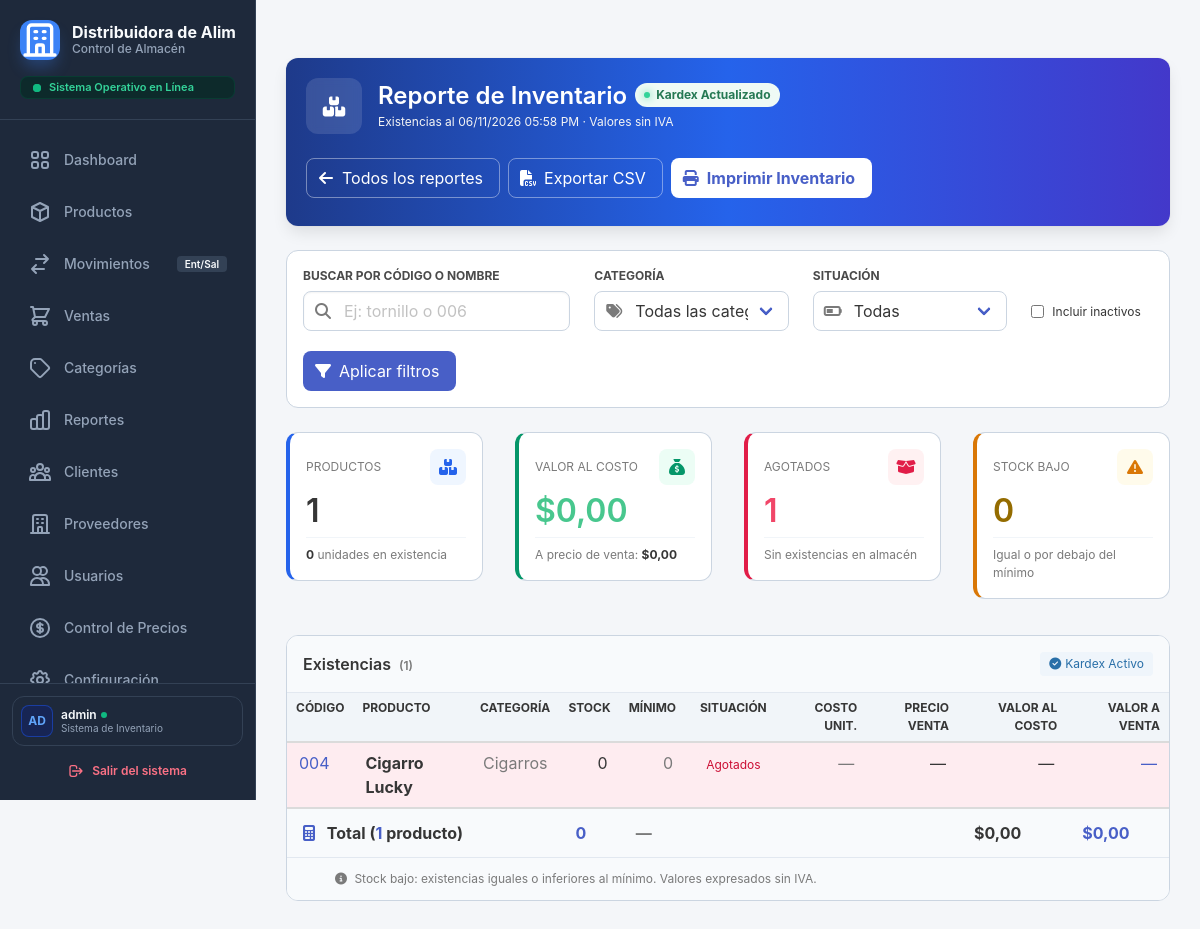
Before: /index.php?controller=reporte&action=inventario (signed in) with the older database file.
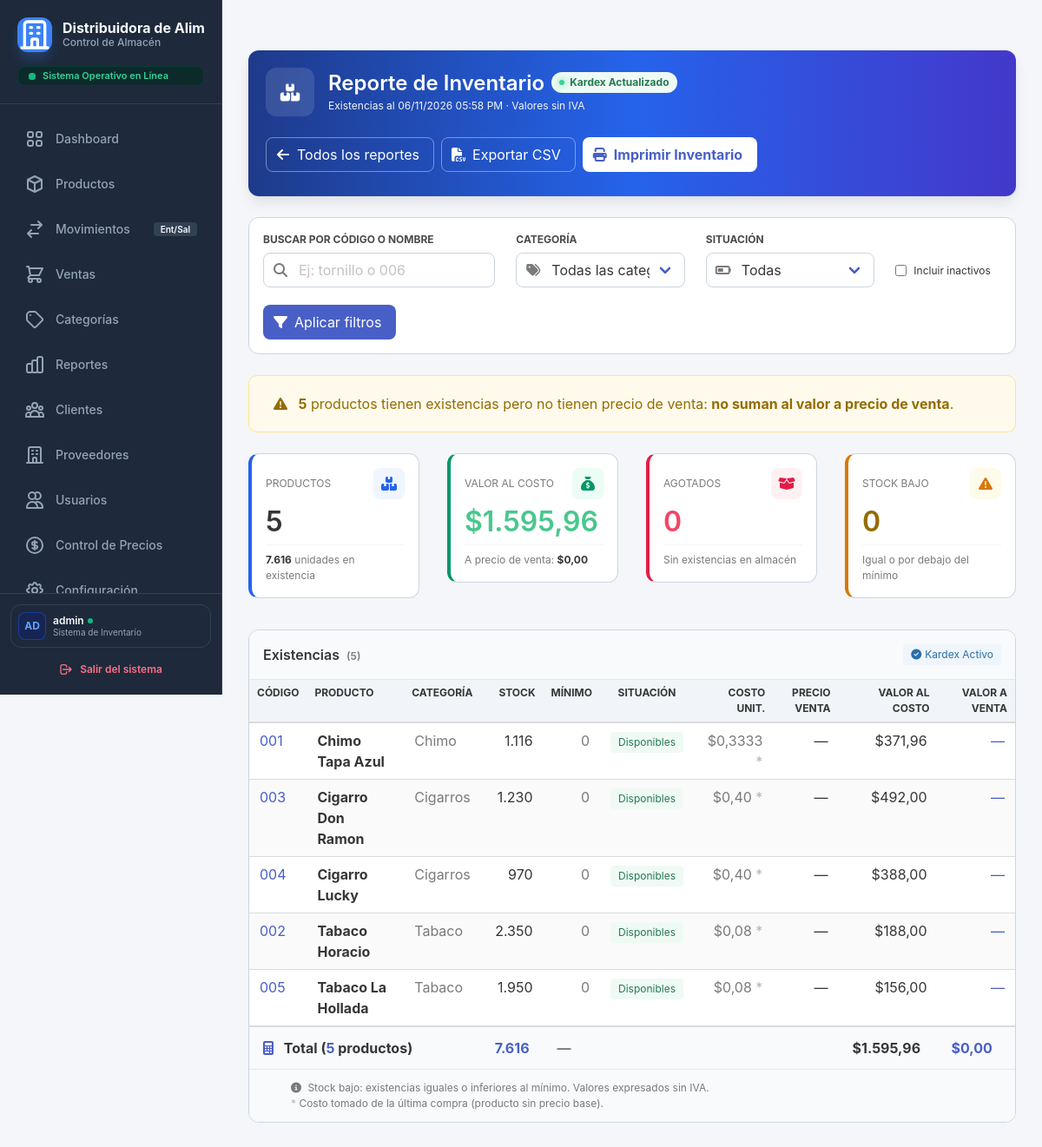
After: the same page with the newer database file.
### tables this page shows
CREATE TABLE `productos` (
  `id_producto` int(11) NOT NULL AUTO_INCREMENT,
  `codigo` varchar(50) NOT NULL,
  `nombre` varchar(150) NOT NULL,
  `id_categoria` int(11) NOT NULL,
  `precio_compra` decimal(10,2) NOT NULL,
  `precio_venta` decimal(10,2) NOT NULL DEFAULT 0.00,
  `aplica_iva` tinyint(1) DEFAULT 1,
  `stock_actual` int(11) DEFAULT 0,
  `stock_minimo` int(11) DEFAULT 5,
  `estado` tinyint(1) DEFAULT 1,
  `create_at` timestamp NOT NULL DEFAULT current_timestamp(),
  PRIMARY KEY (`id_producto`),
  UNIQUE KEY `codigo` (`codigo`),
  KEY `id_categoria` (`id_categoria`),
  CONSTRAINT `productos_ibfk_1` FOREIGN KEY (`id_categoria`) REFERENCES `categorias` (`id_categoria`) ON UPDATE CASCADE
);

CREATE TABLE `categorias` (
  `id_categoria` int(11) NOT NULL AUTO_INCREMENT,
  `nombre` varchar(50) NOT NULL,
  `descripcion` varchar(255) DEFAULT NULL,
  `estado` tinyint(1) DEFAULT 1,
  PRIMARY KEY (`id_categoria`)
);

### app/views/reportes/inventario.php (the view, shortened to what the changed rows need)
<?php
$nombresSituacion = ['agotado' => 'Agotados', 'bajo' => 'Stock bajo', 'ok' => 'Disponibles'];
$hayCostoDeCompra = false;
foreach ($filas as $f) {
    if ($f['origen_costo'] === 'compra') {
        $hayCostoDeCompra = true;
        break;
    }
}
require __DIR__ . '/_inicio.php';
?>
<div class="box mb-5 no-print" style="background: linear-gradient(90deg, #1e3a8a 0%, #2563eb 50%, #4338ca 100%); border-radius: 12px; border: none; overflow: hidden; position: relative;">
    <div class="is-flex is-align-items-center is-justify-content-space-between is-flex-wrap-wrap" style="gap: 1.5rem; position: relative; z-index: 2;">
        <div class="is-flex is-align-items-center" style="gap: 1rem;">
            <div>
                <div class="is-flex is-align-items-center" style="gap: 0.5rem;">
                    <h1 class="title is-4 has-text-white mb-0">Reporte de Inventario</h1>
                </div>
            </div>
        </div>
    </div>
</div>
<form method="get" action="index.php" class="box is-shadowless p-4 mb-5 no-print" style="background: white; border: 1px solid #cbd5e1; border-radius: 12px;">
    <div class="columns is-vcentered is-multiline mb-2">
    </div>
    <div class="buttons mt-2">
    </div>
</form>
<?php if ($totales['sin_precio'] > 0): ?>
    <div class="notification is-warning is-light mb-5" style="border: 1px solid #fde68a; border-radius: 10px;">
        <span class="icon mr-1"><i class="fas fa-exclamation-triangle"></i></span>
        <strong><?= (int) $totales['sin_precio'] ?></strong> <?= $totales['sin_precio'] === 1 ? 'producto tiene' : 'productos tienen' ?> existencias pero no tienen precio de venta: <strong>no suman al valor a precio de venta</strong>.
    </div>
<?php endif; ?>
<div class="columns is-multiline is-variable is-4 mb-5">
    <div class="column is-3-desktop is-6-tablet">
        <div class="box is-shadowless h-100 p-4" style="border: 1px solid #cbd5e1; border-left: 4px solid #2563eb; border-radius: 12px; background: white;">
            <div class="is-flex is-justify-content-space-between is-align-items-center mb-2">
                <span class="is-size-7 font-weight-bold is-uppercase has-text-grey">Productos</span>
                <div class="p-2 is-flex is-align-items-center is-justify-content-center" style="background: #eff6ff; color: #2563eb; border-radius: 8px; width: 36px; height: 36px;">
                </div>
            </div>
            <h2 class="title is-3 mb-2 font-mono font-weight-bold has-text-dark">
                <?= (int) $totales['productos'] ?>
            </h2>
            <div class="pt-2 is-size-7 has-text-grey" style="border-top: 1px solid #f1f5f9;">
                <strong class="has-text-dark"><?= esc(unidades($totales['unidades'])) ?></strong> unidades en existencia
            </div>
        </div>
    </div>
    <div class="column is-3-desktop is-6-tablet">
        <div class="box is-shadowless h-100 p-4" style="border: 1px solid #cbd5e1; border-left: 4px solid #059669; border-radius: 12px; background: white;">
            <div class="is-flex is-justify-content-space-between is-align-items-center mb-2">
                <span class="is-size-7 font-weight-bold is-uppercase has-text-grey">
                </span>
                <div class="p-2 is-flex is-align-items-center is-justify-content-center" style="background: #ecfdf5; color: #059669; border-radius: 8px; width: 36px; height: 36px;">
                </div>
            </div>
            <h2 class="title is-3 mb-2 font-mono font-weight-bold has-text-success">
                <?= $verCostos ? esc(dinero($totales['valor_costo'])) : esc(dinero($totales['valor_venta'])) ?>
            </h2>
            <div class="pt-2 is-size-7 has-text-grey" style="border-top: 1px solid #f1f5f9;">
                <?php if ($verCostos): ?>
                    A precio de venta: <strong class="has-text-dark"><?= esc(dinero($totales['valor_venta'])) ?></strong>
                <?php else: ?>
                    Total proyectado de ingresos
                <?php endif; ?>
            </div>
        </div>
    </div>
    <div class="column is-3-desktop is-6-tablet">
        <div class="box is-shadowless h-100 p-4" style="border: 1px solid #cbd5e1; border-left: 4px solid #e11d48; border-radius: 12px; background: white;">
            <div class="is-flex is-justify-content-space-between is-align-items-center mb-2">
                <span class="is-size-7 font-weight-bold is-uppercase has-text-grey">Agotados</span>
                <div class="p-2 is-flex is-align-items-center is-justify-content-center" style="background: #fff1f2; color: #e11d48; border-radius: 8px; width: 36px; height: 36px;">
                </div>
            </div>
            <h2 class="title is-3 mb-2 font-mono font-weight-bold has-text-danger">
                <?= (int) $totales['agotados'] ?>
            </h2>
            <div class="pt-2 is-size-7 has-text-grey" style="border-top: 1px solid #f1f5f9;">
                Sin existencias en almacén
            </div>
        </div>
    </div>
    <div class="column is-3-desktop is-6-tablet">
        <div class="box is-shadowless h-100 p-4" style="border: 1px solid #cbd5e1; border-left: 4px solid #d97706; border-radius: 12px; background: white;">
            <div class="is-flex is-justify-content-space-between is-align-items-center mb-2">
                <span class="is-size-7 font-weight-bold is-uppercase has-text-grey">Stock Bajo</span>
                <div class="p-2 is-flex is-align-items-center is-justify-content-center" style="background: #fffbeb; color: #d97706; border-radius: 8px; width: 36px; height: 36px;">
                </div>
            </div>
            <h2 class="title is-3 mb-2 font-mono font-weight-bold has-text-warning-dark">
                <?= (int) $totales['bajos'] ?>
            </h2>
            <div class="pt-2 is-size-7 has-text-grey" style="border-top: 1px solid #f1f5f9;">
                Igual o por debajo del mínimo
            </div>
        </div>
    </div>
</div>
<div class="box is-shadowless p-0 mb-5" style="border: 1px solid #cbd5e1; border-radius: 12px; background: white; overflow: hidden;">
    <div class="p-4 is-flex is-justify-content-space-between is-align-items-center" style="background: #f8fafc; border-bottom: 1px solid #e2e8f0;">
        <h3 class="title is-6 mb-0 font-weight-bold has-text-dark">
            Existencias <span class="has-text-grey font-weight-normal is-size-7 ml-1">(<?= (int) $totales['productos'] ?>)</span>
        </h3>
    </div>
    <div class="table-container mb-0">
        <table class="table is-fullwidth is-hoverable is-striped mb-0 text-sm">
            <thead>
                <tr style="background: #f1f5f9;">
                    <th class="is-size-7 font-weight-bold is-uppercase">Código</th>
                    <th class="is-size-7 font-weight-bold is-uppercase">Producto</th>
                    <th class="is-size-7 font-weight-bold is-uppercase">Categoría</th>
                    <th class="is-size-7 font-weight-bold is-uppercase has-text-right">Stock</th>
                    <th class="is-size-7 font-weight-bold is-uppercase has-text-right">Mínimo</th>
                    <th class="is-size-7 font-weight-bold is-uppercase has-text-centered">Situación</th>
                    <?php if ($verCostos): ?>
                        <th class="is-size-7 font-weight-bold is-uppercase has-text-right">Costo unit.</th>
                    <?php endif; ?>
                    <th class="is-size-7 font-weight-bold is-uppercase has-text-right">Precio venta</th>
                    <?php if ($verCostos): ?>
                        <th class="is-size-7 font-weight-bold is-uppercase has-text-right">Valor al costo</th>
                    <?php endif; ?>
                    <th class="is-size-7 font-weight-bold is-uppercase has-text-right">Valor a venta</th>
                </tr>
            </thead>
            <tbody>
                <?php if (!empty($filas)): ?>
                    <?php foreach ($filas as $f): ?>
                        <?php
                            $situacionClase = 'is-success';
                            if ($f['situacion'] === 'agotado') $situacionClase = 'is-danger';
                            elseif ($f['situacion'] === 'bajo') $situacionClase = 'is-warning';
                            $rowClass = ($f['situacion'] === 'agotado') ? 'has-background-danger-light' : (($f['situacion'] === 'bajo') ? 'has-background-warning-light' : '');
                        ?>
                        <tr class="<?= $rowClass ?>">
                            <td class="font-mono font-weight-bold has-text-link"><?= esc($f['codigo']) ?></td>
                            <td>
                                <strong class="has-text-dark"><?= esc($f['nombre']) ?></strong>
                            </td>
                            <td class="has-text-grey"><?= esc($f['nombre_categoria']) ?></td>
                            <td class="has-text-right font-mono font-weight-bold"><?= esc(unidades($f['stock'])) ?></td>
                            <td class="has-text-right font-mono has-text-grey"><?= esc(unidades($f['minimo'])) ?></td>
                            <td class="has-text-centered">
                                <span class="tag <?= $situacionClase ?> is-light font-weight-bold">
                                    <?= esc($nombresSituacion[$f['situacion']] ?? 'Desconocido') ?>
                                </span>
                            </td>
                            <?php if ($verCostos): ?>
                                <td class="has-text-right font-mono has-text-grey">
                                    <?= esc(dineroUnitario($f['costo_unitario'])) ?>
                                    <?php if ($f['origen_costo'] === 'compra'): ?>
                                        <span class="has-text-grey-light" title="Costo tomado de la última compra">*</span>
                                    <?php endif; ?>
                                </td>
                            <?php endif; ?>
                            <td class="has-text-right font-mono font-weight-bold has-text-dark">
                                <?= $f['precio_venta'] > 0 ? esc(dineroUnitario($f['precio_venta'])) : '—' ?>
                            </td>
                            <?php if ($verCostos): ?>
                                <td class="has-text-right font-mono font-weight-bold has-text-dark">
                                    <?= esc(dineroOGuion($f['valor_costo'])) ?>
                                </td>
                            <?php endif; ?>
                            <td class="has-text-right font-mono font-weight-bold has-text-link">
                                <?= esc(dineroOGuion($f['valor_venta'])) ?>
                            </td>
                        </tr>
                    <?php endforeach; ?>
                <?php endif; ?>
            </tbody>
            <?php if (!empty($filas)): ?>
                <tfoot>
                    <tr style="background: #f8fafc; border-top: 2px solid #cbd5e1;">
                        <th class="py-3 px-4 font-weight-bold has-text-dark" colspan="3">
                            <i class="fas fa-calculator has-text-link mr-2"></i> Total (<span class="has-text-link"><?= (int) $totales['productos'] ?></span> <?= $totales['productos'] === 1 ? 'producto' : 'productos' ?>)
                        </th>
                        <th class="py-3 px-4 text-right font-mono font-weight-bold has-text-link text-[14px]">
                            <?= esc(unidades($totales['unidades'])) ?>
                        </th>
                        <th class="py-3 px-4 text-right font-mono has-text-grey" colspan="2">—</th>
                        <?php if ($verCostos): ?>
                            <th class="py-3 px-4"></th>
                        <?php endif; ?>
                        <th class="py-3 px-4"></th>
                        <?php if ($verCostos): ?>
                            <th class="py-3 px-4 text-right font-mono font-weight-bold has-text-dark text-[14px]">
                                <?= esc(dinero($totales['valor_costo'])) ?>
                            </th>
                        <?php endif; ?>
                        <th class="py-3 px-4 text-right font-mono font-weight-bold has-text-link text-[15px]">
                            <?= esc(dinero($totales['valor_venta'])) ?>
                        </th>
                    </tr>
                </tfoot>
            <?php endif; ?>
        </table>
    </div>
    <div class="px-6 py-3 is-flex is-align-items-center is-justify-content-space-between is-flex-wrap-wrap gap-3" style="background: #f8fafc; border-top: 1px solid #e2e8f0;">
        <p class="is-size-7 has-text-grey mb-0">
            <i class="fas fa-info-circle mr-1"></i> Stock bajo: existencias iguales o inferiores al mínimo. Valores expresados sin IVA.
            <?php if ($verCostos && $hayCostoDeCompra): ?>
                <br><span class="has-text-grey-light">*</span> Costo tomado de la última compra (producto sin precio base).
            <?php endif; ?>
        </p>
    </div>
</div>
<?php require __DIR__ . '/_fin.php'; ?>

Changed rows visible on the page:
added productos: id_producto "5", stock_minimo "$0,00", stock_minimo "0", codigo "005", nombre "Tabaco La Hollada", id_categoria.nombre "Tabaco", stock_actual "1.950", situacion "Disponibles", costo_unitario "$0,08", valor_costo "$156,00", valor_venta "—"
now on this page (row edited): productos: codigo "001", nombre "Chimo Tapa Azul", id_categoria.nombre "Chimo", stock_actual "1.116", stock_minimo "0", situacion "Disponibles", costo_unitario "$0,3333", valor_costo "$371,96", valor_venta "—"
now on this page (row edited): productos: codigo "003", nombre "Cigarro Don Ramon", id_categoria.nombre "Cigarros", stock_actual "1.230", stock_minimo "0", situacion "Disponibles", costo_unitario "$0,40", valor_costo "$492,00", valor_venta "—"
changed productos "Cigarro Lucky": stock_actual "0" → "970"; situacion "Agotados" → "Disponibles"; costo_unitario "—" → "$0,40"; valor_costo "—" → "$388,00"; precio_venta "$0,00" → (not shown); now shows "*"
now on this page (row edited): productos: codigo "002", nombre "Tabaco Horacio", id_categoria.nombre "Tabaco", stock_actual "2.350", stock_minimo "0", situacion "Disponibles", costo_unitario "$0,08", valor_costo "$188,00", valor_venta "—"
Other visible differences:
unidades($totales['unidades']): "0" → "7.616"
dinero($totales['valor_costo']): "$0,00" → "$1.595,96"
dinero($totales['valor_costo']): (not shown) → "$1.595,96"
$totales['productos']: "1" → (not shown)
dinero($totales['valor_venta']): "$0,00" → (not shown)
$totales['agotados']: "1" → (not shown)
$totales['bajos']: "0" → (not shown)
text no longer shown: "producto"
text now shown: "productos tienen existencias pero no tienen precio de venta: no suman al valor a precio de venta . productos * Costo tomado de la última compra (producto sin precio base)."
